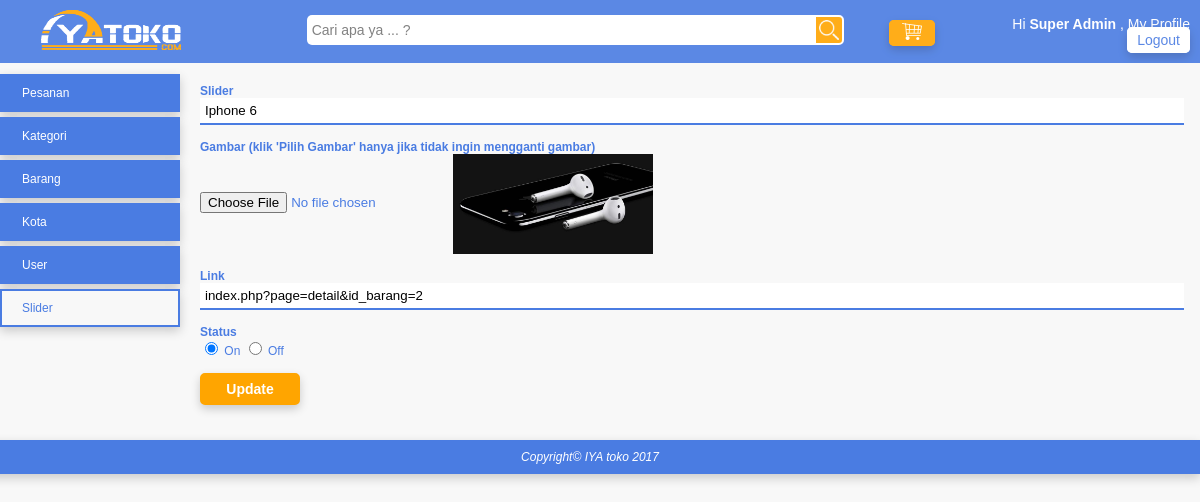
Screenshot of /index.php?page=my_profile&module=slider&action=form&id_slider=2 (signed in) with the database file from the repository.
### tables this page shows
CREATE TABLE `tb_slider` (
  `id_slider` int(10) NOT NULL AUTO_INCREMENT,
  `nama_slider` varchar(100) NOT NULL,
  `gambar` varchar(150) NOT NULL,
  `link` varchar(500) NOT NULL,
  `status` enum('on','off') NOT NULL,
  PRIMARY KEY (`id_slider`)
);

### module/slider/form.php (the view)
<?php
    $id_slider = isset($_GET['id_slider']) ? $_GET['id_slider'] : "";
    $nama_slider = "";
    $gambar = "";
    $link = "";
	  $keterangan_gambar = "";
    $status = "";
    $button = "Add";
    if($id_slider != "")
    {
        $button = "Update";
        $querySlider = mysqli_query($koneksi, "SELECT * FROM tb_slider WHERE id_slider='$id_slider'");
        $row=mysqli_fetch_array($querySlider);
		$nama_slider = $row["nama_slider"];
		$gambar = "<img src='". BASE_URL."images/slide/$row[gambar]' style='width: 200px;vertical-align: middle;' />";
    $link = $row["link"];
		$keterangan_gambar = "(klik 'Pilih Gambar' hanya jika tidak ingin mengganti gambar)";
		$status = $row["status"];
    }
?>
<form action="<?php echo BASE_URL."module/slider/action.php?id_slider=$id_slider"?>" method="post" enctype="multipart/form-data">
	<div class="element-form">
		<label>Slider</label>
		<span><input type="text" name="nama_slider" value="<?php echo $nama_slider; ?>" /></span>
	</div>
  <div class="element-form">
		<label>Gambar <?php echo $keterangan_gambar; ?></label>
		<span><input type="file" name="file" /><?php echo $gambar; ?></span>
	</div>
	<div class="element-form">
		<label>Link</label>
		<span><input type="text" name="link" value="<?php echo $link; ?>" /></span>
	</div>
	<div class="element-form">
		<label>Status</label>
		<span>
			<input type="radio" value="on" name="status" <?php if($status == "on"){ echo "checked"; } ?> /> On
			<input type="radio" value="off" name="status" <?php if($status == "off"){ echo "checked"; } ?> /> Off
		</span>
	</div>
	<div class="element-form">
		<span><input type="submit" name="button" value="<?php echo $button; ?>" class="submit-my-profile" /></span>
	</div>
</form>

### css/style.css (style rules this page uses)
body { font-family: arial; font-size: 12px; color: #4A7CE2; background: #F8F8F8; margin: 0px; margin-top: 64px; }
.element-form { margin-bottom: 15px; }
.element-form label { display: block; font-weight: bold; }
.element-form span { display: block; }
.element-form span input[type="text"], .element-form span input[type="password"], .element-form span textarea, .element-form span select { border:none; border-bottom: 2px #4A7CE2 solid; width: 100%; padding: 5px; box-sizing: border-box; background: #FFF; }
.element-form span input[type="submit"] { background: orange; color: white; padding: 6px 15px; font-size: 14px; font-weight: bold; border: 2px orange solid; cursor: pointer; width: 350px; box-shadow: 0 4px 10px 0 rgba(0,0,0,0.19); }
.element-form span input[value="Add"], .element-form span input[value="Update"] { background: orange; color: white; padding: 6px 15px; font-size: 14px; font-weight: bold; border: 2px orange solid; border-radius: 5px; cursor: pointer; width: 100px; box-shadow: 0 4px 10px 0 rgba(0,0,0,0.19); }

### css/slider.css (style rules this page uses)
img { width: inherit; }

### rows the page displays
tb_slider: nama_slider "Iphone 6", gambar (picture), link "index.php?page=detail&id_barang=2", status "☑"

### other values shown
$nama_user "Super Admin"
$keterangan_gambar "(klik 'Pilih Gambar' hanya jika tidak ingin mengganti gambar)"
